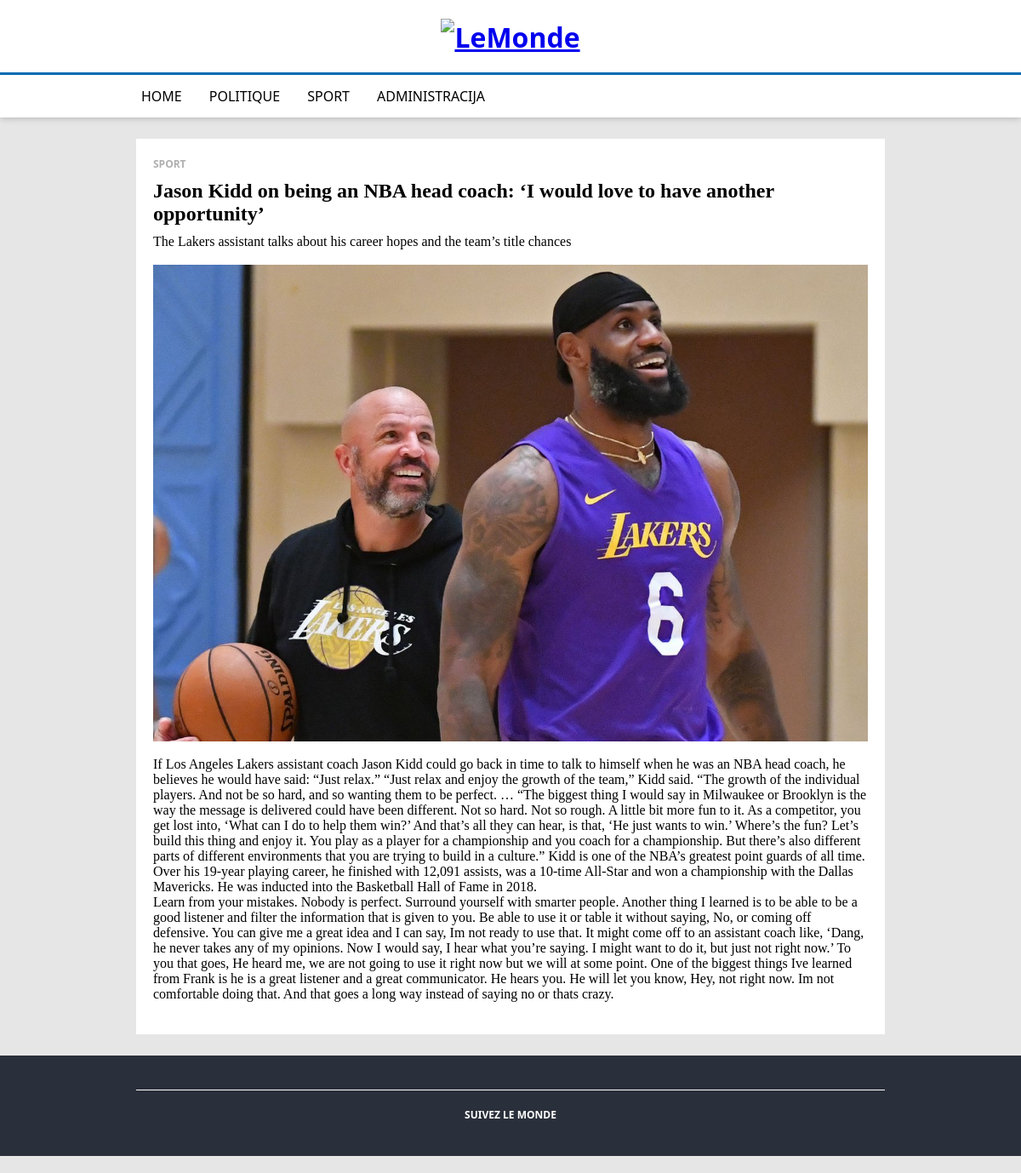
/article.php?post=5, run on the app's committed database.
### tables this page shows
CREATE TABLE `lemonde` (
  `id` int(11) NOT NULL,
  `naslov` varchar(255) NOT NULL,
  `sazetak` mediumtext NOT NULL,
  `kategorija` varchar(255) NOT NULL,
  `tekst` longtext NOT NULL,
  `slika` varchar(100) NOT NULL,
  `prikaz` varchar(11) NOT NULL
);

### article.php (the view, shortened to what this page needs)
<!DOCTYPE html>
<html>
    <?php
        $dbc = mysqli_connect("localhost", "root", NULL, "projekt") or
        die("Error connecting to MySQL server.". mysqli_connect_error());
        $id = $_GET['post'];
        $query = "SELECT * FROM lemonde WHERE id = $id ";
        $result = $dbc->query($query);
        $row = $result->fetch_array()
    ?>
<head>
    <link rel="stylesheet" href="article.css">
</head>
<body>
    <div class="main">
    <header class="header">
          <h1><a href="index.php"><img src="images/naslov.png" alt="LeMonde" width="15%"></a></h1>
          <div class="line">
                <div class="navigation">
                <a href="index.php">HOME</a>
                <a href="politique.php">POLITIQUE</a>
                <a href="sport.php">SPORT</a>
                <a href="unos.php">ADMINISTRACIJA</a>
                </div>
          </div>
    </header>
    <div class="content">
        <?php $kategorija = strtoupper($row['kategorija']); ?>
        <h4><a href="<?php echo $row['kategorija'] ?>.php"><?php echo $kategorija ?></a></h4>
        <h2><?php echo $row['naslov']; ?></h2>
        <p><?php echo $row['sazetak']; ?></p><br>
        <img src="images/<?php echo $row['slika'] ?>"><br>
        <p>
        <?php echo $row['tekst']; ?>
        </p><br>
    </div>
    </div>
    <footer class="footer">
        <div>
            <h4>SUIVEZ LE MONDE</h4>
        </div>
    </footer>
</body>
</html>

### article.css (style rules this page uses)
* { padding: 0; margin: 0; }
body { background-color: #e6e6e6; }
.main { width: 100%; margin: auto; }
.header { font-family: 'Segoe UI', Tahoma, Geneva, Verdana, sans-serif; background-color: white; text-align: center; margin-top: -20px; box-shadow: 0 0 8px 0 rgba(0, 0, 0, 0.274); }
.header img { padding:20px 0; }
.line { border-top-style: solid; border-color: #006bb3; }
.navigation { width: 900px; overflow: hidden; margin: auto; }
.navigation a { float: left; text-align: center; padding: 14px 16px; text-decoration: none; font-size: 16px; color:black; }
.content { width:840px; background-color: white; margin:auto; margin-top: 25px; padding: 1px 20px 20px; font-family:Cambria, Cochin, Georgia, Times, 'Times New Roman', serif; }
.content h2 { margin-top:-10px; padding-bottom: 10px; }
.content h4 { font-family: 'Segoe UI', Tahoma, Geneva, Verdana, sans-serif; font-size: 12px; color:#afafaf; padding:20px 0; }
.content img { width: 50%; display: block; margin-left: auto; margin-right: auto; width: 100%; }
.content a { text-decoration: none; color:#afafaf; }
.footer { width:100%; background-color: #2a303b; padding:40px 0; margin:auto; margin-top: 25px; }
.footer h4 { width:880px; text-align: center; color:white; border-top-style:solid; border-width: 1px; border-color: white; font-family: 'Segoe UI', Tahoma, Geneva, Verdana, sans-serif; font-size: 12px; margin:auto; padding-top:20px; }

### data on the page
lemonde: kategorija "SPORT", naslov "Jason Kidd on being an NBA head coach: ‘I would love to have another opportunity’", sazetak "The Lakers assistant talks about his career hopes and the team’s title chances", slika (picture), tekst "If Los Angeles Lakers assistant coach Jason Kidd could go back in time to talk to himself when he was an NBA head coach, he believes he would have said: “Just relax.” “Just relax and enjoy the growth of the team,” Kidd said. “The growth of the individual players. And not be so hard, and so wanting them to be perfect. … “The biggest thing I would say in Milwaukee or Brooklyn is the way the message is delivered could have been different. Not so hard. Not so rough. A little bit more fun to it. As a competitor, you get lost into, ‘What can I do to help them win?’ And that’s all they can hear, is that, ‘He just wants to win.’ Where’s the fun? Let’s build this thing and enjoy it. You play as a…"
